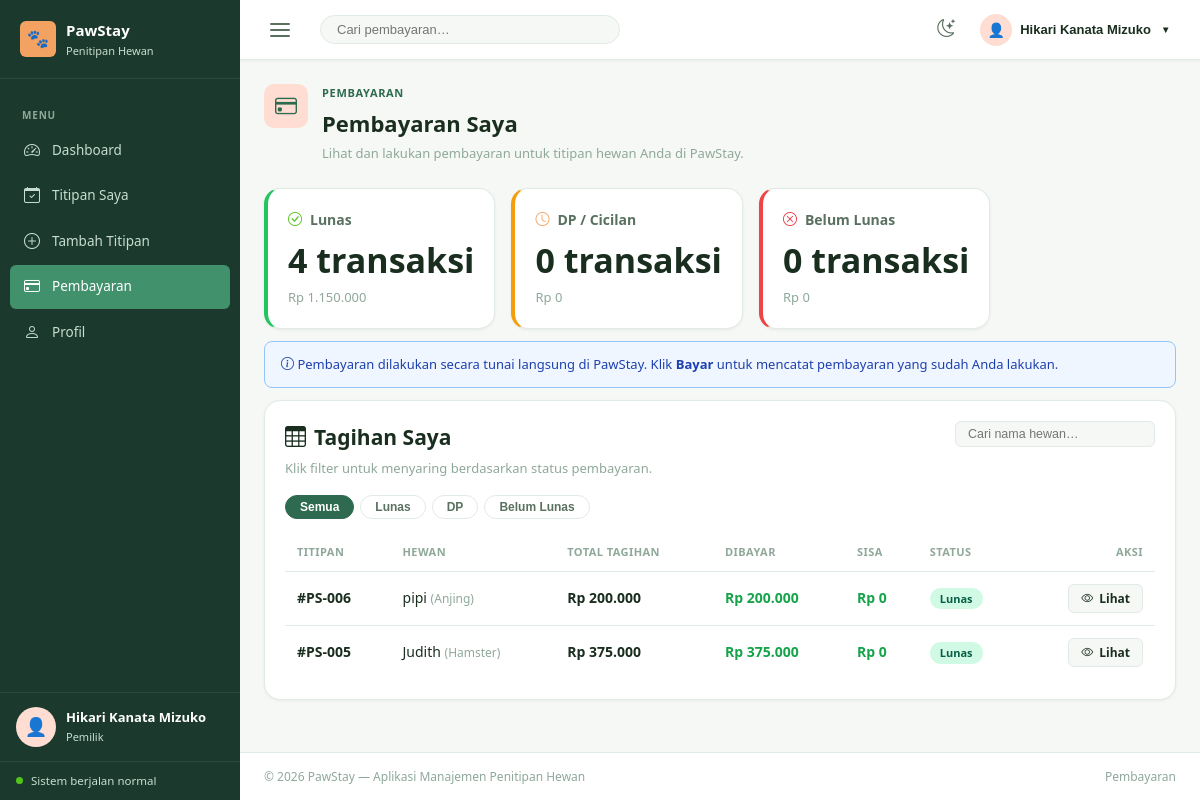
Screenshot of /pawstay/payments.php (signed in) with the database file from the repository.
### tables this page shows
CREATE TABLE `pembayaran` (
  `id_pembayaran` int(10) UNSIGNED NOT NULL,
  `id_penitipan` int(10) UNSIGNED NOT NULL,
  `tanggal_bayar` date NOT NULL,
  `jumlah` decimal(12,2) NOT NULL,
  `metode` varchar(30) NOT NULL DEFAULT 'Tunai',
  `status` enum('Lunas','DP','Belum Lunas') NOT NULL DEFAULT 'Belum Lunas',
  `keterangan` varchar(255) DEFAULT NULL,
  `created_at` datetime NOT NULL DEFAULT current_timestamp(),
  `updated_at` datetime NOT NULL DEFAULT current_timestamp() ON UPDATE current_timestamp()
);

CREATE TABLE `penitipan` (
  `id_penitipan` int(10) UNSIGNED NOT NULL,
  `id_hewan` int(10) UNSIGNED NOT NULL,
  `id_petugas` int(10) UNSIGNED DEFAULT NULL,
  `tanggal_masuk` date NOT NULL,
  `tanggal_keluar` date DEFAULT NULL,
  `kandang` varchar(20) DEFAULT NULL,
  `status` enum('Menunggu Verifikasi','Aktif','Selesai','Batal') NOT NULL DEFAULT 'Menunggu Verifikasi',
  `catatan` text DEFAULT NULL,
  `terverifikasi_at` datetime DEFAULT NULL,
  `created_at` datetime NOT NULL DEFAULT current_timestamp(),
  `updated_at` datetime NOT NULL DEFAULT current_timestamp() ON UPDATE current_timestamp()
);

CREATE TABLE `hewan` (
  `id_hewan` int(10) UNSIGNED NOT NULL,
  `id_pemilik` int(10) UNSIGNED NOT NULL,
  `nama_hewan` varchar(100) NOT NULL,
  `jenis_hewan` varchar(50) NOT NULL,
  `ras` varchar(100) DEFAULT NULL,
  `umur` int(11) DEFAULT NULL,
  `berat` decimal(5,2) DEFAULT NULL,
  `keterangan` text DEFAULT NULL,
  `foto` varchar(255) DEFAULT NULL,
  `created_at` datetime NOT NULL DEFAULT current_timestamp(),
  `updated_at` datetime NOT NULL DEFAULT current_timestamp() ON UPDATE current_timestamp()
);

### pawstay/koneksi.php (called while the page is built, shortened)
<?php
try {
    $dsn = sprintf(
        'mysql:host=%s;dbname=%s;charset=%s',
        DB_HOST, DB_NAME, DB_CHARSET
    );
    $pdo = new PDO($dsn, DB_USER, DB_PASS, [
        PDO::ATTR_ERRMODE            => PDO::ERRMODE_EXCEPTION,
        PDO::ATTR_DEFAULT_FETCH_MODE => PDO::FETCH_ASSOC,
        PDO::ATTR_EMULATE_PREPARES   => false,
    ]);
} catch (PDOException $e) {
    http_response_code(500);
    die(json_encode([
        'status'  => 'error',
        'message' => 'Koneksi database gagal. Silakan hubungi administrator.',
        'detail'  => (ini_get('display_errors') ? $e->getMessage() : null),
    ]));
}
function dbFetchAll(string $sql, array $params = []): array
{
    global $pdo;
    $stmt = $pdo->prepare($sql);
    $stmt->execute($params);
    return $stmt->fetchAll();
}
function dbFetchOne(string $sql, array $params = []): array|false
{
    global $pdo;
    $stmt = $pdo->prepare($sql);
    $stmt->execute($params);
    return $stmt->fetch();
}
function namaUser(): string
{
    return htmlspecialchars($_SESSION['nama_pemilik'] ?? 'Pengguna', ENT_QUOTES, 'UTF-8');
}

### pawstay/payments.php (the view, shortened to what this page needs)
<?php
require_once 'koneksi.php';
$namaUser  = namaUser();
$idPemilik = (int) $_SESSION['id_pemilik'];
?>
<!DOCTYPE html>
<html lang="id" data-theme="light">
<head>
  <link rel="stylesheet" href="https://cdn.jsdelivr.net/npm/bootstrap-icons@1.11.3/font/bootstrap-icons.min.css">
  <link rel="stylesheet" href="style.css">
</head>
<body>
<div class="admin-shell">
  <aside class="admin-sidebar" id="adminSidebar">
    <div class="sidebar-header">
      <a class="brand-mark" href="index.php">
        <span class="brand-icon">🐾</span>
        <span class="brand-copy"><span class="brand-title">PawStay</span><span class="brand-subtitle">Penitipan Hewan</span></span>
      </a>
    </div>
    <nav class="sidebar-nav">
      <div class="nav-section-label">Menu</div>
      <a class="nav-link" href="index.php"><span class="nav-icon"><i class="bi bi-speedometer2"></i></span><span class="nav-text">Dashboard</span></a>
      <a class="nav-link" href="bookings.php"><span class="nav-icon"><i class="bi bi-calendar-check"></i></span><span class="nav-text">Titipan Saya</span></a>
      <a class="nav-link" href="add-booking.php"><span class="nav-icon"><i class="bi bi-plus-circle"></i></span><span class="nav-text">Tambah Titipan</span></a>
      <a class="nav-link active" href="payments.php"><span class="nav-icon"><i class="bi bi-credit-card"></i></span><span class="nav-text">Pembayaran</span></a>
      <a class="nav-link" href="profile.php"><span class="nav-icon"><i class="bi bi-person"></i></span><span class="nav-text">Profil</span></a>
    </nav>
    <div class="sidebar-user">
      <div class="avatar-placeholder avatar-md">👤</div>
      <div><strong><?= $namaUser ?></strong><small>Pemilik</small></div>
    </div>
    <div class="sidebar-footer"><span class="status-dot"></span><span>Sistem berjalan normal</span></div>
  </aside>
  <div class="admin-main">
    <nav class="admin-navbar">
      <button class="sidebar-toggle" data-sidebar-toggle><span></span><span></span><span></span></button>
      <input class="search-input ms-3" type="search" placeholder="Cari pembayaran…" style="flex:1;max-width:300px">
      <div class="navbar-actions">
        <button class="icon-button" data-theme-toggle><i class="bi bi-moon-stars" data-theme-icon></i></button>
        <div class="dropdown">
          <button class="profile-button dropdown-toggle">
            <div class="avatar-placeholder avatar-sm">👤</div>
            <span class="profile-name"><?= $namaUser ?></span>
          </button>
        </div>
      </div>
    </nav>
    <main class="dashboard-content">
      <div class="page-heading">
        <div class="page-heading-copy">
          <span class="page-icon"><i class="bi bi-credit-card"></i></span>
          <div>
            <p class="eyebrow mb-1">Pembayaran</p>
            <h1 style="font-size:22px;font-weight:700;margin-bottom:2px">Pembayaran Saya</h1>
            <p class="text-muted mb-0" style="font-size:13px">Lihat dan lakukan pembayaran untuk titipan hewan Anda di PawStay.</p>
          </div>
        </div>
      </div>
      <?php
        $totalLunas = dbFetchOne("
          SELECT COUNT(*) as c, COALESCE(SUM(pb.jumlah),0) as total
          FROM pembayaran pb
          JOIN penitipan pt ON pt.id_penitipan = pb.id_penitipan
          JOIN hewan h      ON h.id_hewan       = pt.id_hewan
          WHERE pb.status='Lunas' AND h.id_pemilik = ?
        ", [$idPemilik]);
        $totalBelum = dbFetchOne("
          SELECT COUNT(*) as c, COALESCE(SUM(pb.jumlah),0) as total
          FROM pembayaran pb
          JOIN penitipan pt ON pt.id_penitipan = pb.id_penitipan
          JOIN hewan h      ON h.id_hewan       = pt.id_hewan
          WHERE pb.status='Belum Lunas' AND h.id_pemilik = ?
        ", [$idPemilik]);
        $totalDP = dbFetchOne("
          SELECT COUNT(*) as c, COALESCE(SUM(pb.jumlah),0) as total
          FROM pembayaran pb
          JOIN penitipan pt ON pt.id_penitipan = pb.id_penitipan
          JOIN hewan h      ON h.id_hewan       = pt.id_hewan
          WHERE pb.status='DP' AND h.id_pemilik = ?
        ", [$idPemilik]);
        $payments = dbFetchAll("
          SELECT
            pb.id_pembayaran,
            pb.tanggal_bayar,
            pb.jumlah            AS total_tagihan,
            pb.status,
            pb.keterangan,
            pt.id_penitipan,
            pt.tanggal_masuk,
            pt.tanggal_keluar,
            h.nama_hewan,
            h.jenis_hewan,
            pm.nama_pemilik,
            pm.no_telepon,
            COALESCE(bayar.total_masuk, 0) AS total_dibayar
          FROM pembayaran pb
          JOIN penitipan pt ON pt.id_penitipan = pb.id_penitipan
          JOIN hewan h      ON h.id_hewan       = pt.id_hewan
          JOIN pemilik pm   ON pm.id_pemilik     = h.id_pemilik
          LEFT JOIN (
            SELECT id_penitipan, SUM(jumlah) AS total_masuk
            FROM pembayaran
            WHERE id_pembayaran NOT IN (
              SELECT MIN(id_pembayaran) FROM pembayaran GROUP BY id_penitipan
            )
            GROUP BY id_penitipan
          ) bayar ON bayar.id_penitipan = pb.id_penitipan
          WHERE pb.id_pembayaran IN (
            SELECT MIN(id_pembayaran) FROM pembayaran GROUP BY id_penitipan
          )
          AND h.id_pemilik = ?
          ORDER BY pb.id_penitipan DESC
        ", [$idPemilik]);
      ?>
      <div class="row g-3 mb-3">
        <div class="col-md-4">
          <div class="stat-card" style="border-left:4px solid #22c55e;">
            <div class="stat-label"><i class="bi bi-check-circle text-success"></i> Lunas</div>
            <div class="stat-value"><?= $totalLunas['c'] ?> transaksi</div>
            <div class="stat-sub">Rp <?= number_format($totalLunas['total'], 0, ',', '.') ?></div>
          </div>
        </div>
        <div class="col-md-4">
          <div class="stat-card" style="border-left:4px solid #f59e0b;">
            <div class="stat-label"><i class="bi bi-clock text-warning"></i> DP / Cicilan</div>
            <div class="stat-value"><?= $totalDP['c'] ?> transaksi</div>
            <div class="stat-sub">Rp <?= number_format($totalDP['total'], 0, ',', '.') ?></div>
          </div>
        </div>
        <div class="col-md-4">
          <div class="stat-card" style="border-left:4px solid #ef4444;">
            <div class="stat-label"><i class="bi bi-x-circle text-danger"></i> Belum Lunas</div>
            <div class="stat-value"><?= $totalBelum['c'] ?> transaksi</div>
            <div class="stat-sub">Rp <?= number_format($totalBelum['total'], 0, ',', '.') ?></div>
          </div>
        </div>
      </div>
      <div class="alert mb-3" style="background:#eff6ff;border:1px solid #93c5fd;color:#1e40af;padding:12px 16px;border-radius:8px;font-size:13px;">
        <i class="bi bi-info-circle"></i> Pembayaran dilakukan secara tunai langsung di PawStay. Klik <strong>Bayar</strong> untuk mencatat pembayaran yang sudah Anda lakukan.
      </div>
      <div class="panel">
        <div class="panel-header" style="flex-wrap:wrap;gap:12px">
          <div>
            <h2 class="section-title h5 mb-1"><i class="bi bi-table"></i> Tagihan Saya</h2>
            <p class="text-muted mb-0" style="font-size:13px">Klik filter untuk menyaring berdasarkan status pembayaran.</p>
          </div>
          <input class="table-search" type="search" placeholder="Cari nama hewan…" data-table-search="paymentsTable">
        </div>
        <div class="chip-tabs" data-table-target="paymentsTable">
          <button class="chip active" data-filter="all">Semua</button>
          <button class="chip" data-filter="lunas">Lunas</button>
          <button class="chip" data-filter="dp">DP</button>
          <button class="chip" data-filter="belum lunas">Belum Lunas</button>
        </div>
        <div class="table-responsive">
          <table id="paymentsTable">
            <thead>
              <tr>
                <th>Titipan</th>
                <th>Hewan</th>
                <th>Total Tagihan</th>
                <th>Dibayar</th>
                <th>Sisa</th>
                <th>Status</th>
                <th class="text-end">Aksi</th>
              </tr>
            </thead>
            <tbody>
              <?php if (count($payments) === 0): ?>
              <tr>
                <td colspan="7" style="text-align:center;padding:40px;color:var(--text-muted);">
                  <i class="bi bi-inbox" style="font-size:32px;display:block;margin-bottom:8px;"></i>
                  Belum ada data pembayaran.
                </td>
              </tr>
              <?php else: foreach ($payments as $p):
                $statusMap = [
                  'lunas'       => ['label'=>'Lunas',       'badge'=>'badge-success'],
                  'dp'          => ['label'=>'DP',           'badge'=>'badge-warning'],
                  'belum lunas' => ['label'=>'Belum Lunas',  'badge'=>'badge-danger'],
                ];
                $st  = $statusMap[strtolower($p['status'])] ?? ['label'=>$p['status'],'badge'=>''];
                $sisa_p = max(0, (float)$p['total_tagihan'] - (float)$p['total_dibayar']);
              ?>
              <tr data-status="<?= strtolower($p['status']) ?>">
                <td class="fw-semibold">#PS-<?= str_pad($p['id_penitipan'], 3, '0', STR_PAD_LEFT) ?></td>
                <td><?= htmlspecialchars($p['nama_hewan']) ?> <span class="text-muted small">(<?= htmlspecialchars($p['jenis_hewan']) ?>)</span></td>
                <td class="fw-semibold">Rp <?= number_format($p['total_tagihan'], 0, ',', '.') ?></td>
                <td style="color:#16a34a;font-weight:600;">Rp <?= number_format($p['total_dibayar'], 0, ',', '.') ?></td>
                <td style="color:<?= $sisa_p > 0 ? '#dc2626' : '#16a34a' ?>;font-weight:600;">Rp <?= number_format($sisa_p, 0, ',', '.') ?></td>
                <td><span class="badge <?= $st['badge'] ?>"><?= $st['label'] ?></span></td>
                <td class="text-end">
                  <a href="add-payment.php?id_penitipan=<?= $p['id_penitipan'] ?>" class="btn btn-<?= $p['status'] === 'Lunas' ? 'light' : 'primary' ?> btn-sm">
                    <i class="bi bi-<?= $p['status'] === 'Lunas' ? 'eye' : 'credit-card' ?>"></i>
                    <?= $p['status'] === 'Lunas' ? 'Lihat' : 'Bayar' ?>
                  </a>
                </td>
              </tr>
              <?php endforeach; endif; ?>
            </tbody>
          </table>
        </div>
      </div>
    </main>
    <footer class="admin-footer">
      <span>© 2026 PawStay — Aplikasi Manajemen Penitipan Hewan</span>
      <span>Pembayaran</span>
    </footer>
  </div>
</div>
</body>
</html>

### rows the page displays
pembayaran: id_penitipan.id_penitipan "006", hewan.nama_hewan "pipi", hewan.jenis_hewan "Anjing", jumlah "200.000", total_dibayar "200.000", sisa_p "0", status "Lunas", shows "Lihat"
pembayaran: id_penitipan.id_penitipan "005", hewan.nama_hewan "Judith", hewan.jenis_hewan "Hamster", jumlah "375.000", total_dibayar "375.000", sisa_p "0", status "Lunas", shows "Lihat"

### other values shown
$namaUser "Hikari Kanata Mizuko"
$totalLunas['c'] "4"
$totalLunas['total'] "1.150.000"
$totalDP['c'] "0"
$totalDP['total'] "0"
$totalBelum['c'] "0"
$totalBelum['total'] "0"
